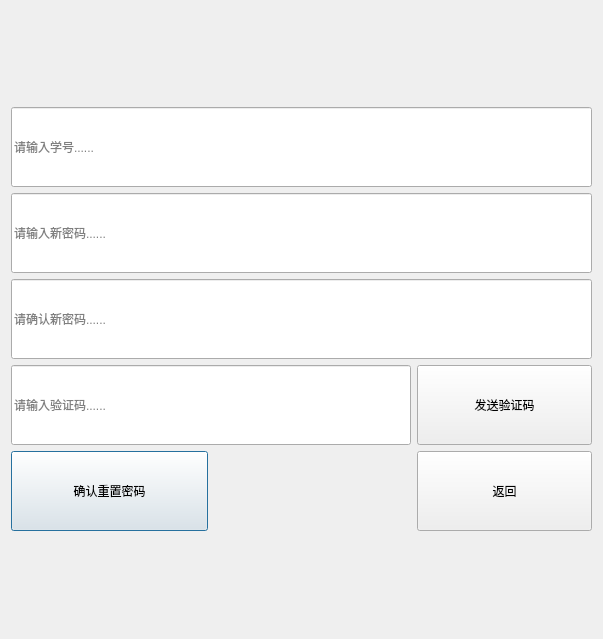
<?xml version="1.0" encoding="UTF-8"?>
<ui version="4.0">
 <class>rewritepwd</class>
 <widget class="QDialog" name="rewritepwd">
  <property name="geometry">
   <rect>
    <x>0</x>
    <y>0</y>
    <width>603</width>
    <height>639</height>
   </rect>
  </property>
  <property name="minimumSize">
   <size>
    <width>500</width>
    <height>500</height>
   </size>
  </property>
  <property name="windowTitle">
   <string>密码重置</string>
  </property>
  <property name="styleSheet">
   <string notr="true">background-image: url(:/new/prefix1/0eefae7af46b407ae390a0fad8c36b7e0bb7a043d956e-UVgqj9_fw658.webp);</string>
  </property>
  <layout class="QGridLayout" name="gridLayout_2">
   <item row="0" column="0">
    <layout class="QGridLayout" name="gridLayout">
     <item row="4" column="0">
      <widget class="QPushButton" name="rewritepwd_2">
       <property name="minimumSize">
        <size>
         <width>50</width>
         <height>80</height>
        </size>
       </property>
       <property name="text">
        <string>确认重置密码</string>
       </property>
      </widget>
     </item>
     <item row="0" column="0" colspan="3">
      <widget class="QLineEdit" name="Reuserid">
       <property name="minimumSize">
        <size>
         <width>490</width>
         <height>80</height>
        </size>
       </property>
       <property name="placeholderText">
        <string>请输入学号......</string>
       </property>
      </widget>
     </item>
     <item row="3" column="2">
      <widget class="QPushButton" name="sendCodeButton">
       <property name="minimumSize">
        <size>
         <width>50</width>
         <height>80</height>
        </size>
       </property>
       <property name="text">
        <string>发送验证码</string>
       </property>
      </widget>
     </item>
     <item row="3" column="0" colspan="2">
      <widget class="QLineEdit" name="qqemailMa">
       <property name="minimumSize">
        <size>
         <width>400</width>
         <height>80</height>
        </size>
       </property>
       <property name="placeholderText">
        <string>请输入验证码......</string>
       </property>
      </widget>
     </item>
     <item row="2" column="0" colspan="3">
      <widget class="QLineEdit" name="confirmnewpwd">
       <property name="minimumSize">
        <size>
         <width>490</width>
         <height>80</height>
        </size>
       </property>
       <property name="echoMode">
        <enum>QLineEdit::Password</enum>
       </property>
       <property name="placeholderText">
        <string>请确认新密码......</string>
       </property>
      </widget>
     </item>
     <item row="1" column="0" colspan="3">
      <widget class="QLineEdit" name="newpwd">
       <property name="minimumSize">
        <size>
         <width>490</width>
         <height>80</height>
        </size>
       </property>
       <property name="echoMode">
        <enum>QLineEdit::Password</enum>
       </property>
       <property name="placeholderText">
        <string>请输入新密码......</string>
       </property>
      </widget>
     </item>
     <item row="4" column="2">
      <widget class="QPushButton" name="back2Button">
       <property name="minimumSize">
        <size>
         <width>50</width>
         <height>80</height>
        </size>
       </property>
       <property name="text">
        <string>返回</string>
       </property>
      </widget>
     </item>
    </layout>
   </item>
  </layout>
 </widget>
 <resources/>
 <connections/>
</ui>
